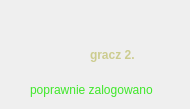
         <widget class="QWidget" name="player2of2_logged_stacked">
          <widget class="QLabel" name="player_icon_label_11">
           <property name="geometry">
            <rect>
             <x>30</x>
             <y>40</y>
             <width>41</width>
             <height>31</height>
            </rect>
           </property>
           <property name="styleSheet">
            <string notr="true">QLabel {
	
	image: url(:/newPrefix/images/gamer.png);
}</string>
           </property>
           <property name="text">
            <string/>
           </property>
          </widget>
          <widget class="QLabel" name="correct_cred_label_5">
           <property name="geometry">
            <rect>
             <x>30</x>
             <y>80</y>
             <width>151</width>
             <height>20</height>
            </rect>
           </property>
           <property name="styleSheet">
            <string notr="true">QLabel {
	
	color: rgb(62, 232, 41);
}</string>
           </property>
           <property name="text">
            <string>poprawnie zalogowano</string>
           </property>
          </widget>
          <widget class="QLabel" name="player2of2_name_label">
           <property name="geometry">
            <rect>
             <x>90</x>
             <y>45</y>
             <width>91</width>
             <height>20</height>
            </rect>
           </property>
           <property name="font">
            <font>
             <italic>false</italic>
             <bold>true</bold>
            </font>
           </property>
           <property name="styleSheet">
            <string notr="true">QLabel{
	
	color: rgb(204, 204, 143);
}</string>
           </property>
           <property name="text">
            <string>gracz 2.</string>
           </property>
          </widget>
         </widget>
